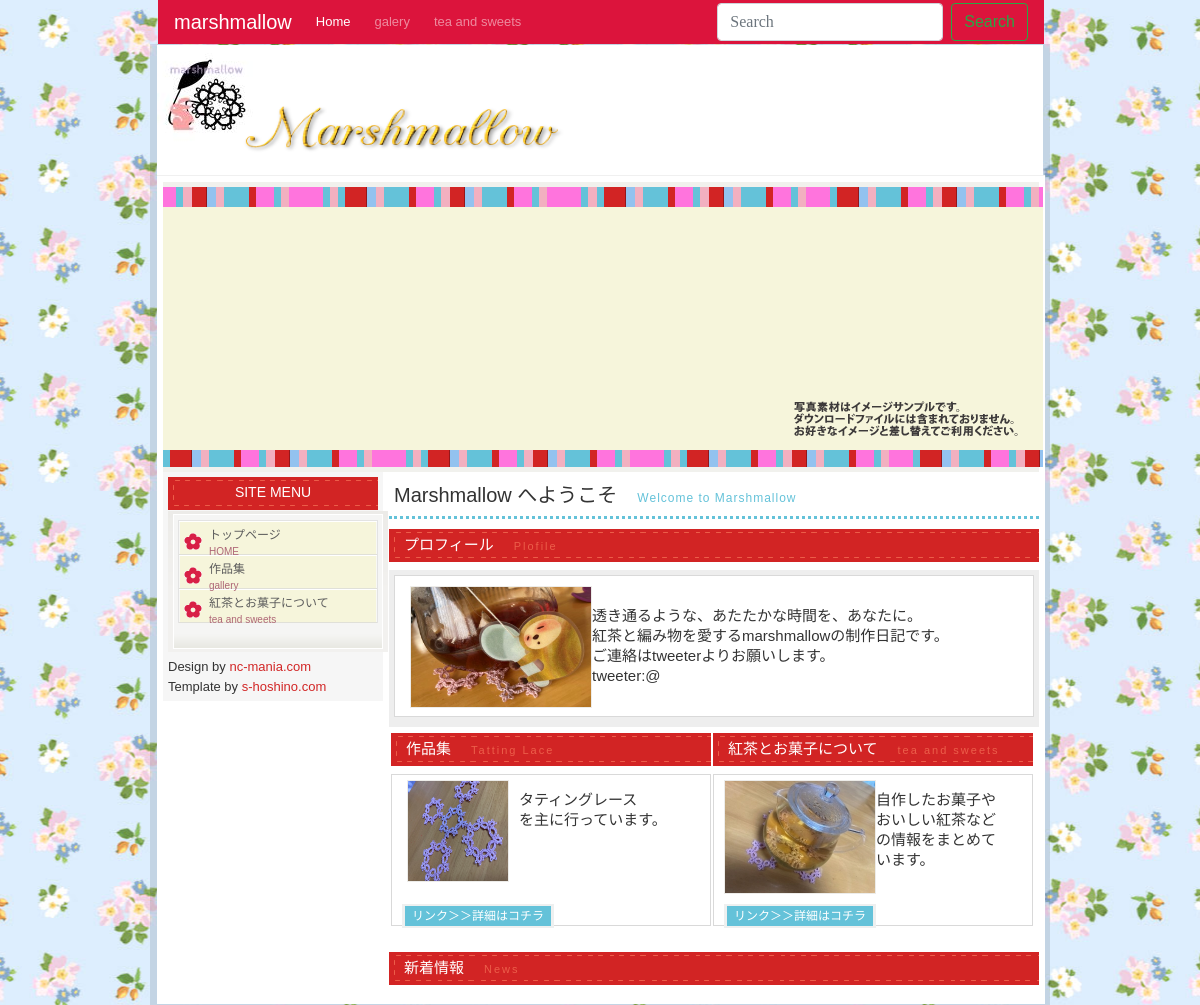
Before: /index/ with the older database file.
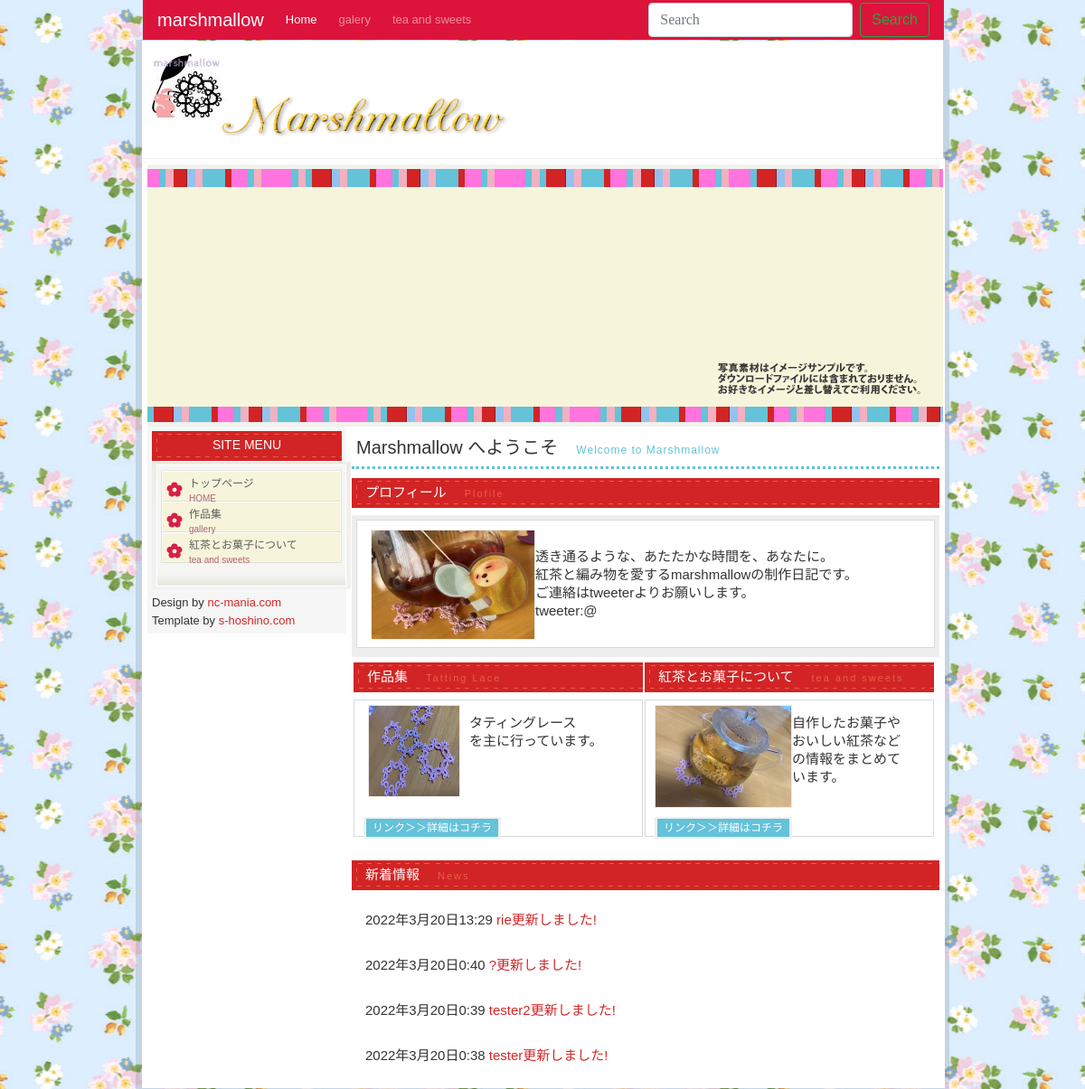
After: the same page with the newer database file.
### myapp/models.py (models this page shows, shortened)
class Blog (models.Model):
   title = models.CharField(max_length=100)
   date = models.DateTimeField(default=timezone.now)
   img = models.ImageField(upload_to='media/')
   contents = models.TextField(max_length=100)
   is_tea = models.BooleanField(default=False)

### myapp/views.py (the view)
# urls.py: path('index/',views.indexview.as_view(),name='index'),
class indexview(ListView):
    template_name = 'index.html'
    model =Blog
    ordering = '-date'
    context_object_name = "blog_list"

### myapp/templates/index.html
{% extends 'layout.html' %}
{% load static %}
{% block nav %}
           <li class="nav-item active ">
               <a class="nav-link" href="{% url 'myapp:index' %}">Home<span class="sr-only">(current)</span></a>
           </li>
           <li class="nav-item mx-2">
               <a class="nav-link" href="{% url 'myapp:lace' %}">galery  </a>
           </li>
           <li class="nav-item ">
               <a class="nav-link" href="{% url 'myapp:tea' %}">tea and sweets</a>
           </li>
{% endblock nav %}
{% block content %}
    <div id="main">
        <div id="top_img"><img src="{% static 'img/top_img.jpg' %}" alt="no.001メインイメージ" /></div>
    <div id="content">
        <h2>Marshmallow へようこそ<span>Welcome to Marshmallow </span></h2>
        <h3>プロフィール<span>Plofile</span></h3>
        <div class="box_out">
                     <div class="box_in">
                         <div class="img_left"><img src="{% static 'img/myicon.jpg' %}" alt="image" width="180" height="120" /></div>
                         <p>透き通るような、あたたかな時間を、あなたに。<br/>
                         紅茶と編み物を愛するmarshmallowの制作日記です。<br/>
                         ご連絡はtweeterよりお願いします。<br/>
                         tweeter:@</p>
         </div>
        </div>
        <div class="main_box">
        <div class="box02_left">
                    <h3>作品集<span>Tatting Lace</span></h3>
                    <div class="box_in">
                        <div class="img_left"><img src="{% static 'img/mywork.jpg' %}" alt="サンプルイメージ" width="100" height="100" /></div>
                        <p>タティングレース<br/>
                            を主に行っています。</p>
                        <div class="btn_s"><a href="{% url 'myapp:lace' %}">リンク＞＞詳細はコチラ</a></div>
                        </div>
                    </div>
        <div class="box02_right">
                 <h3>紅茶とお菓子について<span>tea and sweets</span></h3>
                 <div class="box_in">
                    <div class="img_right"><img src="../static/img/teaandlace-2.jpg" alt="サンプルイメージ" /></div>
                    <p>自作したお菓子やおいしい紅茶などの情報をまとめています。</p>
                    <div class="btn_s"><a href= "{% url 'myapp:tea' %}">リンク＞＞詳細はコチラ</a></div>
                     </div>
                 </div>
            </div>
        <div class="box03_right">
                    <h3>新着情報<span>News</span></h3>
                    {% for item in blog_list %}
                    {% if forloop.counter < 5 %}
                    <p>
                    {{item.date}}
                    <a href ="{% url 'myapp:blog_detail' item.pk %}" >{{item.title}}更新しました!</a>
                    </p>
                    {% endif %}
                    {% endfor %}
        </div>
    </div>
    <div id="side">
      <h3>SITE MENU</h3>
      <div class="side_box">
        <div class="side_inbox">
          <ul>
            <li><a href="{% url 'myapp:index' %}">トップページ<br />
              <span>HOME</span></a></li>
            <li><a href="{% url 'myapp:lace' %}">作品集<br />
              <span>gallery</span></a></li>
            <li><a href="{% url 'myapp:tea' %}">紅茶とお菓子について<br />
              <span>tea and sweets</span></a></li>
          </ul>
        </div>
          </div>
        <div class="side_prbox">
Design by <a href="http://www.nc-mania.com/" target="_blank">nc-mania.com</a><br />
Template by <a href="http://www.s-hoshino.com/" target="_blank">s-hoshino.com</a>
        </div>
         </div>
</div>
{% endblock content %}

Changed rows visible on the page:
added Blog: date "2022年3月20日13:29", title "rie"
added Blog: date "2022年3月20日0:40", title "?"
added Blog: date "2022年3月20日0:39", title "tester2"
added Blog: date "2022年3月20日0:38", title "tester"
